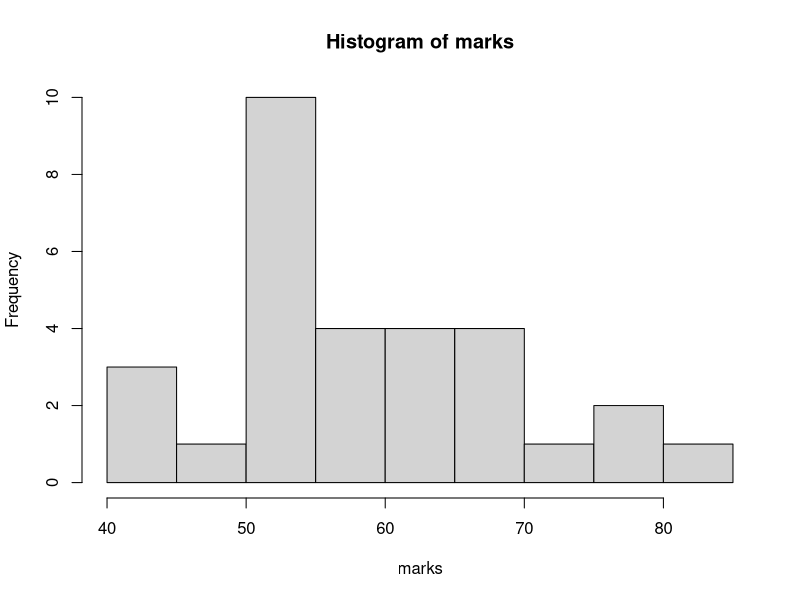
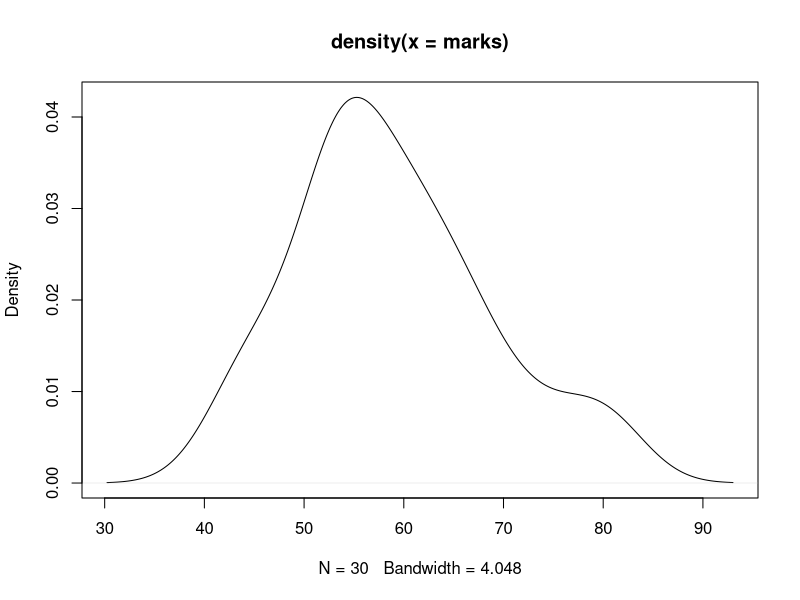
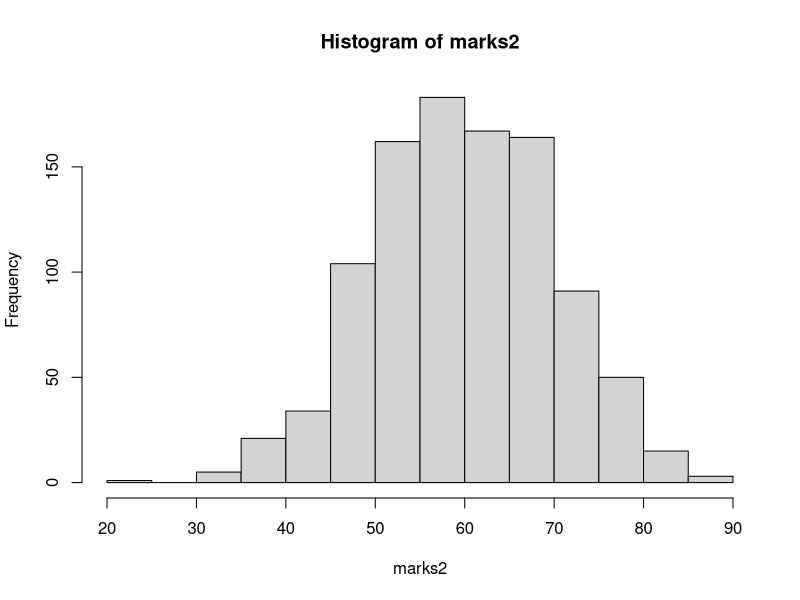
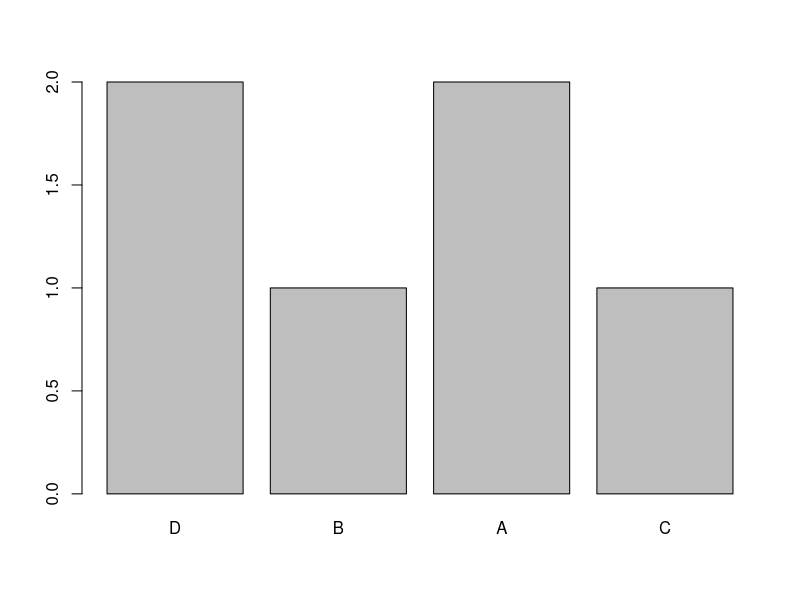
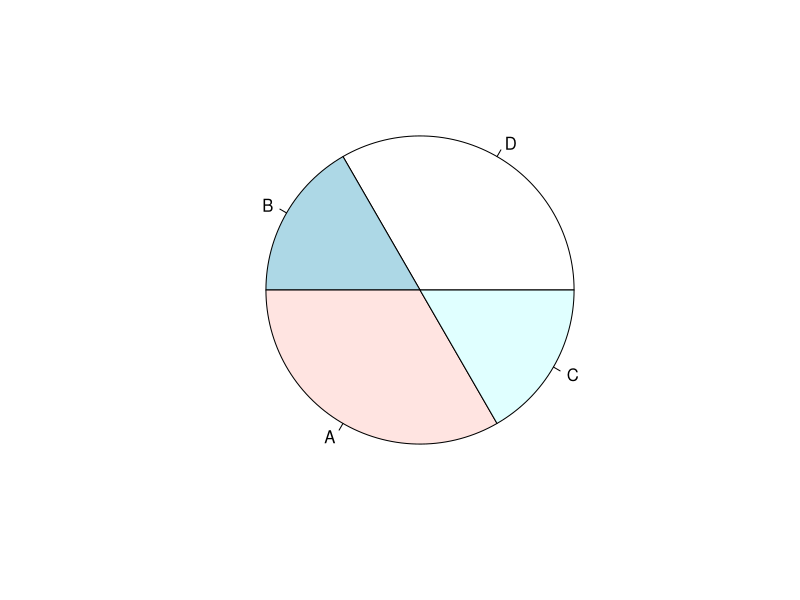
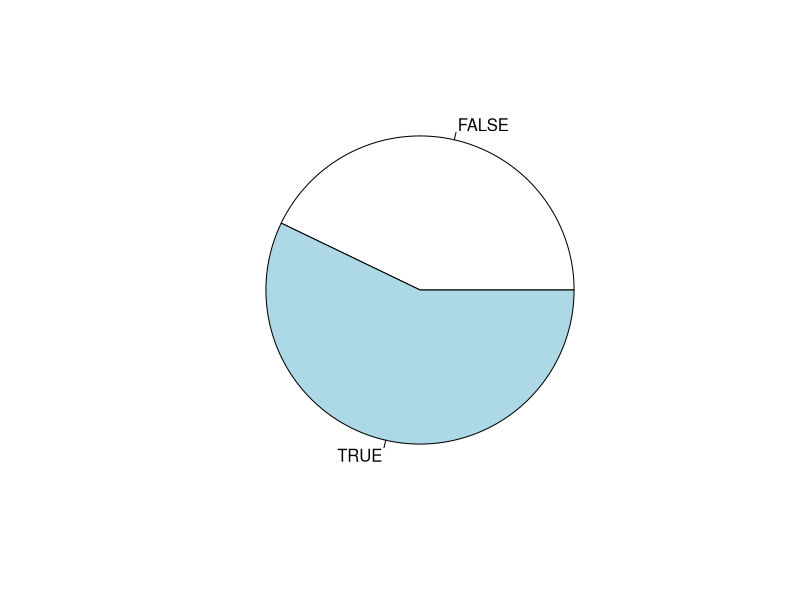
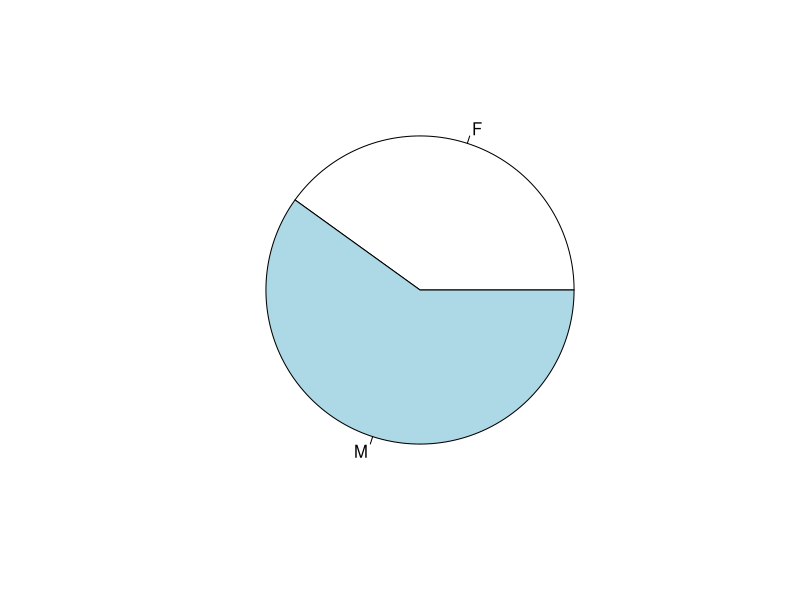

Write R code to recreate these figures, in order.
#vector
x = c(1,2,3)
x1=1:1000000
length(x1)
x1
##Creating a sequence with a gap of 2
x2 =seq(10,100,2)
x2
?seq
x3 = seq(from=10,to=100, by=3)
x3

#numeric vector----

##creating a random normal. Simulating marks data
marks = rnorm(30,mean=60,sd=10) 
marks

##Shortcut for printing and assigning directly. NOT RECOMMENDED FOR PROJECTS
(marks2 = rnorm(1000,mean=60,sd=10)) 

##Stats on Data Marks
mean(marks)
median(marks)
mode(marks)
sd(marks)
var(marks)
summary(marks)
summary(marks2)

##Understanding Properties of a vector
length(marks)
str(marks)
class(marks)
range(marks)
hist(marks)
plot(density(marks))

hist(marks2)

#character vector-----
names= c("Ram","Shyam","Robin")
names
mean(names)
length(names)
summary(names)

gender=c("M","F","M")
genderF= factor(gender)
summary(genderF)

(grades = c('A','B','C','D','A','D'))
gradesF= factor(grades,ordered=TRUE)
gradesF

##Changing the order of the Grades. Now Grade D is HIGHEST
gradesF1 =factor(grades,ordered=T,levels=c('D','B','A','C'))
gradesF1
summary(gradesF1)
table(gradesF1)
barplot(table(gradesF1))
pie(table(gradesF1))

##Logical
married=c(TRUE,FALSE,T,F,T,F,T)
married
sum(married)
table(married)
class(married)
summary(married)
pie(table(married))

##Subset of marks
marks
##Rounding, Flooring, Truncate,ceiling of data
trunc(marks);round(marks,1);floor(marks);ceiling(marks)
marks1=trunc(marks)
marks1
##Find a value in the Data set. Array no position
marks1[1]
##Subset 
marks1[1:5]
marks1[c(1,5,30)]
marks1[-c(1,5)]
mean(marks1[-c(1,5)])
marks1[marks1>60]
gender2 = sample(c('M','F'),size=100000, replace=T,prob=c(.6,.4))
table(gender2)
prop.table(table(gender2))
pie(table(gender2))
